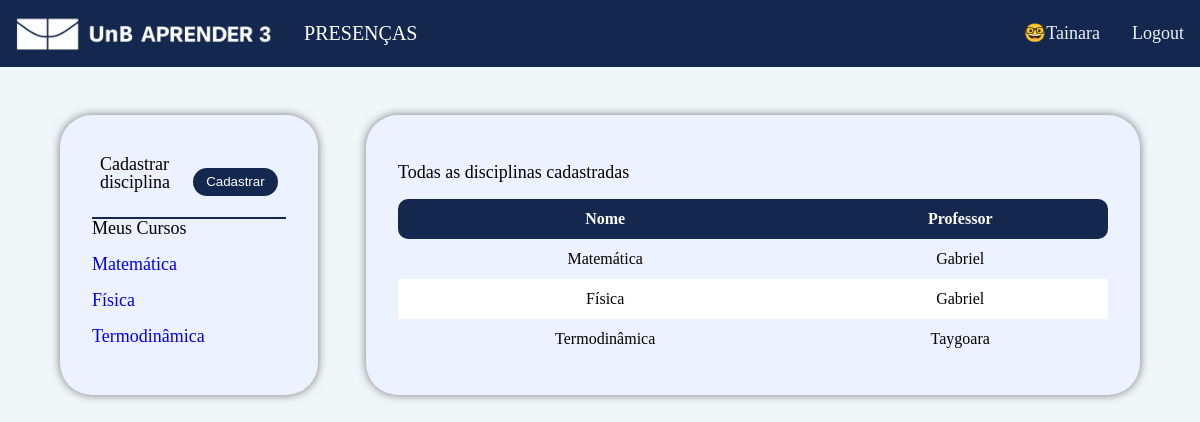
/disciplinasAluno (signed in), run on the app's committed database.
### app/models.py (models this page shows, shortened)
class User(db.Model, UserMixin):
    matricula = db.Column(db.String(9), primary_key=True, unique=True, nullable=False)
    email = db.Column(db.String(100), unique=True, nullable=False)
    nome = db.Column(db.String(100), nullable=False)
    senha_hash = db.Column(db.String(100), nullable=False)
    eh_professor = db.Column(db.Boolean, nullable=True, default=False)
    presenca_todas_aulas = db.relationship('Presenca')
    @property
    def senha(self):
        return self.senha

class Disciplina(db.Model):
    id = db.Column(db.Integer, primary_key=True, autoincrement=True)
    nome = db.Column(db.String(100), nullable=False)
    professor_matricula = db.Column(db.String, db.ForeignKey('user.matricula'), nullable=True)
    codigo = db.Column(db.Integer, nullable=True, unique=True)
    professor = db.relationship('User', backref='disciplinas_ministradas', foreign_keys=[professor_matricula])
    alunos = db.relationship('User', secondary=alunos_disciplinas, backref='disciplinas_matriculadas')
    aulas = db.relationship('Aula', cascade='all, delete-orphan')

### app/routes.py (the view)
@app.route('/disciplinasAluno')
@login_required
def aluno_page():
    disciplinas_matriculadas= current_user.disciplinas_matriculadas
    return render_template('pages/aluno-disciplina.html', disciplinas_matriculadas=disciplinas_matriculadas)

### app/models.py (called while the page is built)
@login_manager.user_loader
def load_user(matricula):
    return User.query.get(matricula)

### app/templates/pages/aluno-disciplina.html (shortened to what this page needs)
{% extends 'base_template.html' %} {% block content %}
<section class="grid_aluno">
  <section class="container" id="side_bar">
    <div class="aula">
      <p class="container__texto">Cadastrar disciplina</p>
      <button
        class="button"
        onclick="document.getElementById('modal_disciplina').style.display='block'"
      >
        Cadastrar
      </button>
    </div>
    <h2 class="container__texto">Meus Cursos</h2>
    <ul>
      {% for disciplina in disciplinas_matriculadas %}
      <li class="container__lista_disciplina">
        <p class="container__texto">
          <a
            href="{{ url_for('disciplina_aluno_page', disciplina_id=disciplina.id ) }}"
          >
            {{disciplina.nome}}
          </a>
        </p>
      </li>
      {% endfor %}
    </ul>
  </section>
  {% if disciplinas_matriculadas %}
  <section class="container aluno">
    <div class="presenca">
      <h1 class="container__texto">Todas as disciplinas cadastradas</h1>
      <table class="table-striped-columns">
        <thead>
          <tr>
            <th>Nome</th>
            <th>Professor</th>
          </tr>
        </thead>
        <tbody>
          {% for disciplina in disciplinas_matriculadas %}
          <tr>
            <td>{{disciplina.nome}}</td>
            <td>{{disciplina.professor.nome}}</td>
          </tr>
          {% endfor %}
        </tbody>
      </table>
    </div>
  </section>
  {% endif %}
</section>
{% endblock%}

### app/templates/base_template.html (shortened to what this page needs)
<!DOCTYPE html>
<html lang="en">
  <head>
    <link rel="stylesheet" />
    <link rel="stylesheet" href="../static/style.css" />
    <link rel="stylesheet" href="../static/reset.css" />
  </head>
  <body>
    <header>
      <nav class="navbar">
        <div class="navbar__items">
          <img src="../static/img/LOGOAPRENDER 3.png" alt="" />
          <span class="navbar__texto">Presenças</span>
        </div>
        <div class="navbar__items">
          {% if not current_user.is_authenticated %}
          <a class="navbar__link" href="{{ url_for('login_page') }}">Login</a>
          <a class="navbar__link" href="{{ url_for('register_page') }}"
            >Registrar</a
          >
          {% else %}
          <span class="navbar__nome">🤓{{ current_user.nome }}</span>
          <a class="navbar__link" href="{{ url_for('logout_page') }}">Logout</a>
          {% endif %}
        </div>
      </nav>
    </header>
    <main>
       {% block content %}{% endblock %}
    </main>
  </body>
</html>

### app/static/style.css (style rules this page uses)
:root { --cor-primaria: #f1f6f9; --cor-secundaria: #14274e; --cor-terciaria: #394867; --cor-quaternaria: #ecf2ff; --cor-clara: #ffffff; --cor-escura: #000000; }
body { background-color: var(--cor-primaria); }
.button { background-color: var(--cor-secundaria); color: var(--cor-clara); padding: 0.5em 1em; width: 8em; border-radius: 20px; border: none; cursor: pointer; transition: all 0.5s ease-in-out; }
.container { background-color: var(--cor-quaternaria); box-sizing: border-box; border-radius: 2em; padding: 2em; box-shadow: 0 0 10px 0 rgba(0, 0, 0, 0.5); }
.aula { display: flex; align-items: center; justify-content: space-between; padding: 0.5em; border-bottom: solid 2px var(--cor-secundaria); overflow-y: auto; }
.container__texto { font-size: 18px; font-weight: 500; margin-bottom: 1em; }
.container__lista_disciplina { display: flex; justify-content: space-between; }
.presenca { margin-top: 1em; }

### app/static/navbar.css (style rules this page uses)
.navbar { background-color: var(--cor-secundaria); padding: 1em; display: flex; flex-wrap: wrap; align-items: center; justify-content: space-between; }
.navbar__items { display: flex; align-items: center; gap: 2em; flex-wrap: wrap; }
.navbar__texto, .navbar__link { color: var(--cor-clara); }
.navbar__texto { font-size: 20px; text-transform: uppercase; color: var(--cor-clara); }
.navbar__link, .navbar__nome { font-size: 18px; color: #ecf2ff; }
.navbar img { max-height: 35px; }
.navbar a { transition: all 0.3s ease-in-out; }

### app/static/table.css (style rules this page uses)
.table-striped-columns { width: 100%; border-collapse: collapse; border-spacing: 0; background-color: var(--cor-quaternaria); overflow: auto; }
table { overflow-x: auto; }
.table-striped-columns th, .table-striped-columns td { padding: 0.75rem; vertical-align: top; text-align: center; }
.table-striped-columns th { background-color: var(--cor-secundaria); color: var(--cor-clara); font-size: 1rem; font-weight: 700; }
.table-striped-columns th:nth-child(1) { border-bottom-left-radius: 10px; border-top-left-radius: 10px; }
.table-striped-columns th:last-child { border-bottom-right-radius: 10px; border-top-right-radius: 10px; }
.table-striped-columns tbody tr:nth-child(odd) td { background-color: var(--cor-quaternaria); }
.table-striped-columns tbody tr:nth-child(even) td { background-color: var(--cor-clara); }

### app/static/professor.css (style rules this page uses)
.container:nth-child(1) { margin-right: 0; }
.container:nth-child(2) { grid-column: 2 / 3; grid-row: 1 / 2; }

### app/static/aluno.css (style rules this page uses)
.grid_aluno { width: 90%; display: grid; grid-template-columns: 1fr 3fr; gap: 3rem; margin: 3rem auto; }

### data on the page
User: nome "Tainara"
Disciplina: nome "Matemática", professor.nome "Gabriel"
Disciplina: nome "Física", professor.nome "Gabriel"
Disciplina: nome "Termodinâmica", professor.nome "Taygoara"
